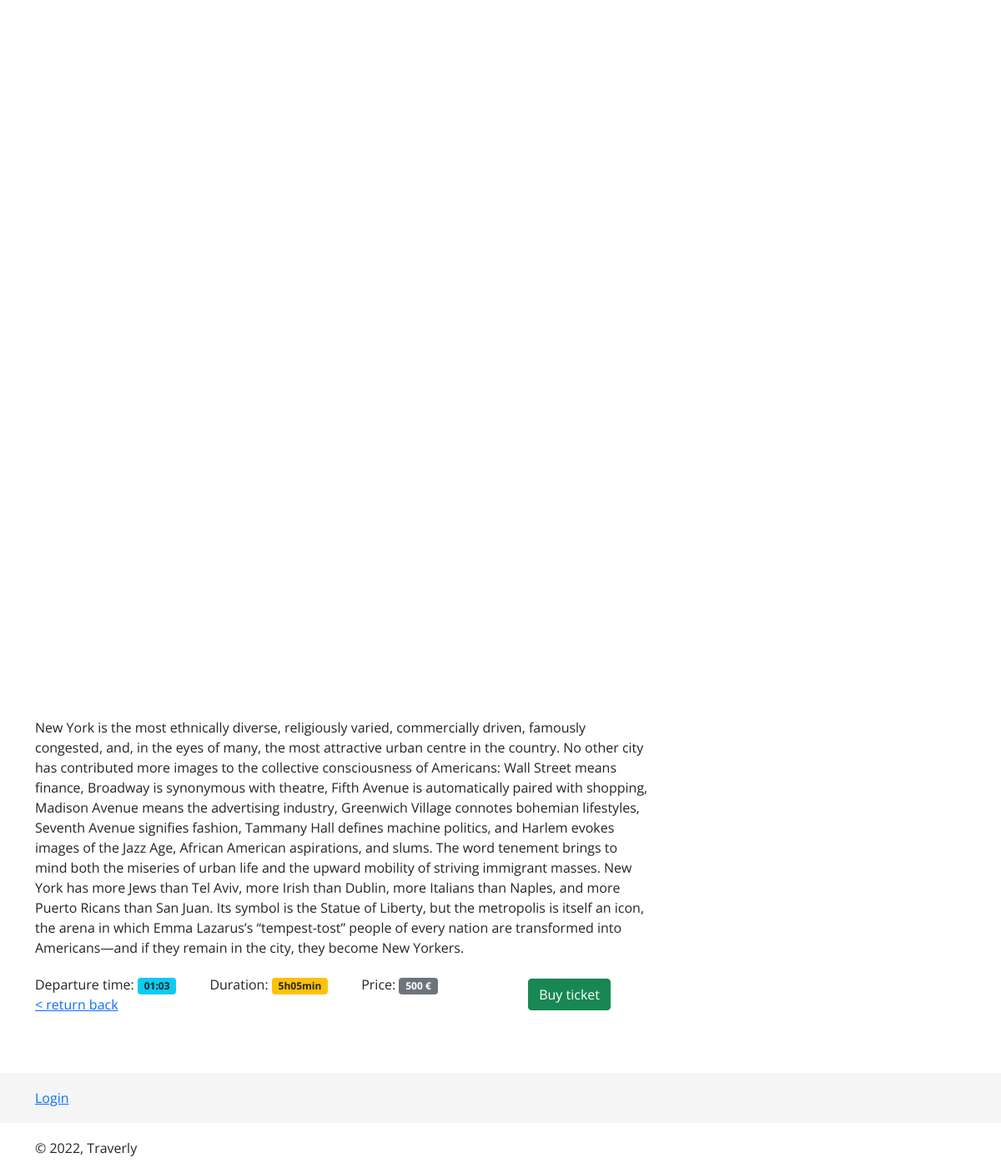
Screenshot of /index.php?page=product&id=3 with the database file from the repository.
### tables this page shows
CREATE TABLE `journey` (
  `id` int(255) NOT NULL,
  `name` varchar(512) NOT NULL,
  `price` int(255) NOT NULL,
  `season` int(255) NOT NULL,
  `description` longtext DEFAULT NULL,
  `flytime` datetime DEFAULT NULL,
  `duration` text NOT NULL,
  `date` date DEFAULT NULL
);

### index.php (called while the page is built)
<?php
$page = isset($_GET['page']) && file_exists($_GET['page'] . '.php') ? $_GET['page'] : 'home';
include $page . '.php';
?>

### classes/productProvider.php (the view, shortened to what this page needs)
<?php
class ProductProvider
{
    private $con;
    public function __construct($con)
    {
        $this->con = $con;
    }
    public function getItem($id)
    {
        $query = $this->con->prepare("SELECT id, DATE_FORMAT(flytime,'%H:%i') as formatted_time, description, duration, price FROM journey WHERE id = $id");
        $query->execute();
        $resultsHtml = "";
        while ($row = $query->fetch(PDO::FETCH_ASSOC)) {
            $formatted_time = $row["formatted_time"];
            $description = $row["description"];
            $duration = $row["duration"];
            $price = $row["price"];
            $resultsHtml .= "<div class='resultContainer'>
								<span class='description'>$description</span>
								<div class='information'>
								<div class='time'>
								Departure time: <span class='badge bg-info text-dark'>$formatted_time</span>
								</div>
								<div class='duration'>
                                Duration: <span class='badge bg-warning text-dark'>$duration</span>
                                </div>
                                <div class='price'>
                                Price: <span class='badge bg-secondary'>$price €</span>
                                </div>
                                </div>
							</div>
							";
        }
        return $resultsHtml;
    }
}
?>

### assets/css/style.css (style rules this page uses)
body { font-family: 'Open Sans', sans-serif; }
body { position: relative; padding-bottom: 100px; }
.information { display: flex; margin-top: 20px; }
.information div { margin-right: 40px; }

### rows the page displays
journey: description "New York is the most ethnically diverse, religiously varied, commercially driven, famously congested, and, in the eyes of many, the most attractive urban centre in the country. No other city has contributed more images to the collective consciousness of Americans: Wall Street means finance, Broadway is synonymous with theatre, Fifth Avenue is automatically paired with shopping, Madison Avenue means the advertising industry, Greenwich Village connotes bohemian lifestyles, Seventh Avenue signifies fashion, Tammany Hall defines machine politics, and Harlem evokes images of the Jazz Age, African American aspirations, and slums. The word tenement brings to mind both the miseries of urban life…", formatted_time "01:03", duration "5h05min", price "500"
